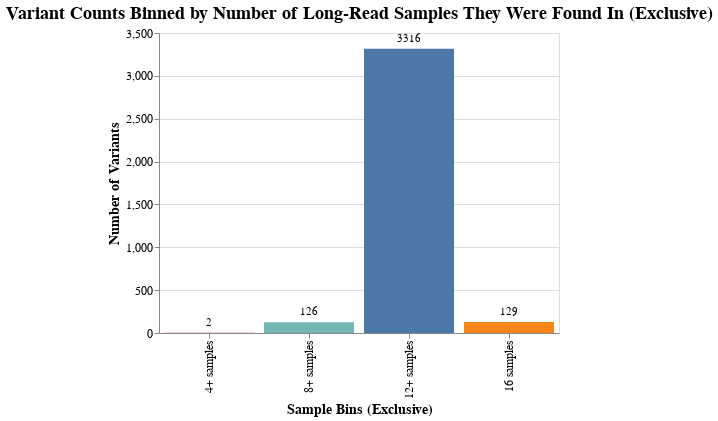

Notebook cell for this chart:
### Code cell
# Bar chart for number of variants in sample bins (exclusive)

def categorize_samples(n):
    if n >= 16:
        return '16 samples'
    elif n >= 12:
        return '12+ samples'
    elif n >= 8:
        return '8+ samples'
    elif n >= 4:
        return '4+ samples'
    elif n >= 2:
        return '2+ samples'
    else:
        return '<2 samples'
    
data['exclus_samp_cat'] = data['num_samples_found'].apply(categorize_samples)
category_counts = data.groupby('exclus_samp_cat').size().reset_index(name='variant_count')
category_order = ['2+ samples', '4+ samples', '8+ samples', '12+ samples', '16 samples']
category_counts['sample_category'] = pd.Categorical(category_counts['exclus_samp_cat'], categories=category_order, ordered=True)

# Bar chart
bar_chart = alt.Chart(category_counts).mark_bar().encode(
    x=alt.X('exclus_samp_cat:N', title='Sample Bins (Exclusive)', sort=category_order),
    y=alt.Y('variant_count:Q', title='Number of Variants'),
    color=alt.Color('sample_category:N', legend=None)
).properties(
    width=400,
    height=300,
    title='Variant Counts Binned by Number of Long-Read Samples They Were Found In (Exclusive)'
)

# Text labels
text = alt.Chart(category_counts).mark_text(
    align='center',
    baseline='bottom',
    dy=-5
).encode(
    x=alt.X('exclus_samp_cat:N', sort=category_order),
    y=alt.Y('variant_count:Q'),
    text=alt.Text('variant_count:Q')
)

# Combine (simple + operator for two Chart objects)
chart_with_labels = bar_chart + text

# Config
chart_with_labels = chart_with_labels.configure_title(fontSize=18).configure_axis(labelFontSize=12, titleFontSize=14)

chart_with_labels

### Figure 1 — Vega-Lite specification as saved in the notebook (floating-point values rounded to 4 significant figures)
{"config": {"view": {"continuousWidth": 300, "continuousHeight": 300}, "axis": {"labelFontSize": 12, "titleFontSize": 14}, "title": {"fontSize": 18}}, "layer": [{"mark": {"type": "bar"}, "encoding": {"color": {"field": "sample_category", "legend": null, "type": "nominal"}, "x": {"field": "exclus_samp_cat", "sort": ["2+ samples", "4+ samples", "8+ samples", "12+ samples", "16 samples"], "title": "Sample Bins (Exclusive)", "type": "nominal"}, "y": {"field": "variant_count", "title": "Number of Variants", "type": "quantitative"}}, "title": "Variant Counts Binned by Number of Long-Read Samples They Were Found In (Exclusive)"}, {"mark": {"type": "text", "align": "center", "baseline": "bottom", "dy": -5}, "encoding": {"text": {"field": "variant_count", "type": "quantitative"}, "x": {"field": "exclus_samp_cat", "sort": ["2+ samples", "4+ samples", "8+ samples", "12+ samples", "16 samples"], "type": "nominal"}, "y": {"field": "variant_count", "type": "quantitative"}}}], "data": {"name": "data-8106b7b2b4feaf670d0c9404cabd7f1e"}, "height": 300, "width": 400, "$schema": "https://vega.github.io/schema/vega-lite/v5.20.1.json", "datasets": {"data-8106b7b2b4feaf670d0c9404cabd7f1e": [{"exclus_samp_cat": "12+ samples", "variant_count": 3316, "sample_category": "12+ samples"}, {"exclus_samp_cat": "16 samples", "variant_count": 129, "sample_category": "16 samples"}, {"exclus_samp_cat": "4+ samples", "variant_count": 2, "sample_category": "4+ samples"}, {"exclus_samp_cat": "8+ samples", "variant_count": 126, "sample_category": "8+ samples"}]}}
